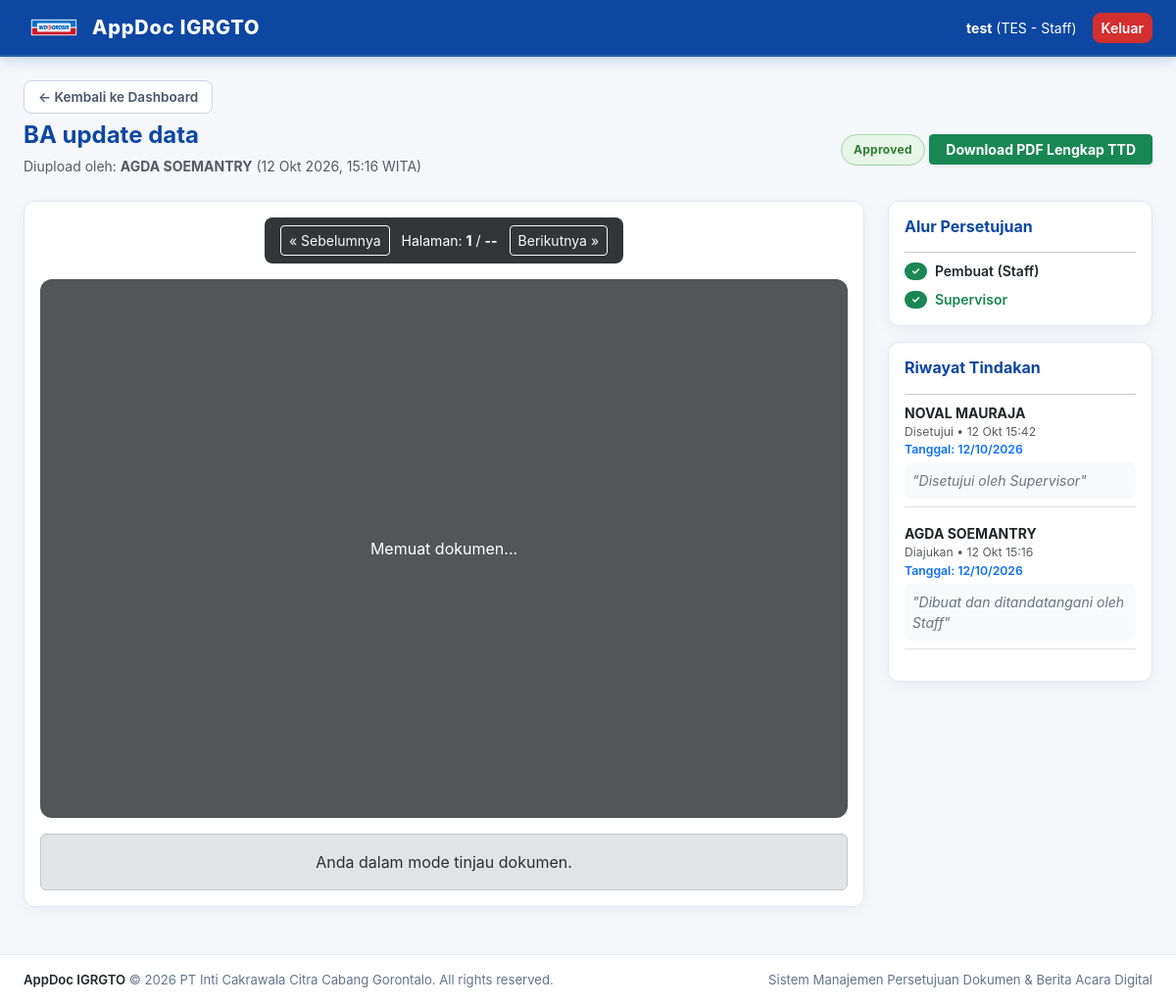
Page /documents/document/3/preview/ (signed in) on the committed database.
### accounts/models.py (models this page shows, shortened)
class CustomUser(AbstractBaseUser, PermissionsMixin):
    USERLEVEL_CHOICES = (
        ('staff', 'Staff'),
        ('supervisor', 'Supervisor'),
        ('junior manajer', 'Store Junior Manajer'),
        ('store administration manager', 'Store Administration Manager'),
        ('store manager', 'Store Manager'),
    )
    userid_validator = RegexValidator(
        regex=r'^[A-Za-z0-9]{3}$',
        message='UserID harus terdiri dari tepat 3 karakter alfanumerik (huruf/angka).'
    )
    userid = models.CharField(
        max_length=3,
        primary_key=True,
        unique=True,
        validators=[userid_validator],
        help_text='3 karakter alfanumerik (Contoh: A01, ADJ, ST1). Disimpan dalam huruf besar.'
    )
    nama_pengguna = models.CharField(max_length=150, verbose_name='Nama Pengguna')
    email = models.EmailField(
        max_length=254,
        unique=True,
        null=True,
        blank=True,
        verbose_name='Alamat Email'
    )
    userlevel = models.CharField(
        max_length=35,
        choices=USERLEVEL_CHOICES,
        default='staff',
        verbose_name='Level User'
    )
    ttd_digital = models.ImageField(
        upload_to='signatures/',
        null=True,
        blank=True,
        validators=[validate_ttd_size],
        verbose_name='Tanda Tangan Digital (PNG/JPG Max 2MB)'
    )
    is_active = models.BooleanField(default=True)
    is_staff = models.BooleanField(default=False)
    date_joined = models.DateTimeField(auto_now_add=True)
    objects = CustomUserManager()
    USERNAME_FIELD = 'userid'
    REQUIRED_FIELDS = ['nama_pengguna','email']
    class Meta:
        verbose_name = 'Pengguna'
        verbose_name_plural = 'Daftar Pengguna'

### documents/models.py (models this page shows, shortened)
class Document(models.Model):
    STATUS_CHOICES = (
        ('draft', 'Draft'),
        ('waiting_supervisor', 'Menunggu Supervisor'),
        ('waiting_junior_manager', 'Menunggu Store Junior Manajer'),
        ('waiting_sam', 'Menunggu Store Administration Manager'),
        ('waiting_store_manager', 'Menunggu Store Manager'),
        ('approved', 'Selesai / Approved'),
        ('rejected', 'Ditolak / Rejected'),
    )
    judul_dokumen = models.CharField(max_length=255, verbose_name='Judul Dokumen')
    file_dokumen = models.FileField(
        upload_to='documents/%Y/%m/',
        validators=[validate_file_extension],
        verbose_name='File Dokumen (PDF/DOCX)'
    )
    signed_file = models.FileField(
        upload_to='documents/signed/%Y/%m/',
        blank=True,
        null=True,
        verbose_name='File Dokumen Lengkap Bertanda Tangan'
    )
    uploaded_by = models.ForeignKey(
        settings.AUTH_USER_MODEL,
        on_delete=models.CASCADE,
        related_name='uploaded_documents',
        verbose_name='Diupload Oleh'
    )
    status = models.CharField(
        max_length=35,
        choices=STATUS_CHOICES,
        default='draft',
        verbose_name='Status Dokumen'
    )
    required_levels = models.JSONField(
        default=list,
        blank=True,
        verbose_name='Level Persetujuan yang Diperlukan'
    )
    created_at = models.DateTimeField(auto_now_add=True, verbose_name='Tanggal Upload')
    updated_at = models.DateTimeField(auto_now=True, verbose_name='Terakhir Diperbarui')
    class Meta:
        verbose_name = 'Dokumen'
        verbose_name_plural = 'Daftar Dokumen'
        ordering = ['-created_at']

class ApprovalLog(models.Model):
    ACTION_CHOICES = (
        ('submitted', 'Diajukan'),
        ('approved', 'Disetujui'),
        ('rejected', 'Ditolak'),
    )
    document = models.ForeignKey(
        Document,
        on_delete=models.CASCADE,
        related_name='approval_logs',
        verbose_name='Dokumen'
    )
    approver = models.ForeignKey(
        settings.AUTH_USER_MODEL,
        on_delete=models.CASCADE,
        related_name='approval_actions',
        verbose_name='Petugas/Approver'
    )
    action = models.CharField(max_length=20, choices=ACTION_CHOICES, verbose_name='Tindakan')
    comment = models.TextField(blank=True, null=True, verbose_name='Komentar / Alasan Penolakan')
    signature_snapshot = models.ImageField(
        upload_to='signatures_log/%Y/%m/',
        blank=True,
        null=True,
        verbose_name='Snapshot Tanda Tangan'
    )
    sig_x = models.FloatField(blank=True, null=True, verbose_name='Koordinat X')
    sig_y = models.FloatField(blank=True, null=True, verbose_name='Koordinat Y')
    sig_scale = models.CharField(max_length=50, blank=True, null=True, verbose_name='Skala/Dimensi TTD')
    sig_page = models.IntegerField(blank=True, null=True, verbose_name='Halaman Dokumen')
    timestamp = models.DateTimeField(auto_now_add=True, verbose_name='Waktu Eksekusi')
    date_text = models.CharField(max_length=50, blank=True, null=True)
    date_x = models.FloatField(blank=True, null=True)
    date_y = models.FloatField(blank=True, null=True)
    date_scale = models.CharField(max_length=50, blank=True, null=True)
    class Meta:
        verbose_name = 'Log Persetujuan'
        verbose_name_plural = 'Daftar Log Persetujuan'
        ordering = ['-timestamp']

### documents/views.py (the view)
# urls.py: path('document/<int:doc_id>/preview/', views.document_preview_view, name='preview'),
@login_required(login_url='accounts:login')
def document_preview_view(request, doc_id):
    doc = get_object_or_404(Document, id=doc_id)
    user = request.user
    level_permission_map = {
        'supervisor': 'waiting_supervisor',
        'junior manajer': 'waiting_junior_manager',
        'store administration manager': 'waiting_sam',
        'store manager': 'waiting_store_manager',
    }
    can_action = (level_permission_map.get(user.userlevel) == doc.status)
    logs = doc.approval_logs.all().order_by('-timestamp')
    approved_signatures_data = []
    for log in logs:
        if log.action in ['approved', 'submitted'] and log.signature_snapshot and log.sig_x is not None:
            approved_signatures_data.append({
                'approver': log.approver.nama_pengguna,
                'url': reverse('documents:log_signature', args=[log.id]),
                'x': log.sig_x,
                'y': log.sig_y,
                'scale': log.sig_scale if log.sig_scale else '15.0:8.0',
                'page': log.sig_page if log.sig_page else 1,
                'date_text': log.date_text or '',
                'date_x': log.date_x,
                'date_y': log.date_y,
                'date_scale': log.date_scale or '14.0:4.0',
            })
    context = {
        'doc': doc,
        'can_action': can_action,
        'logs': logs,
        'approved_signatures_data': approved_signatures_data,
        'today_date': datetime.now().strftime('%d/%m/%Y'),
    }
    return render(request, 'documents/preview.html', context)

### templates/documents/preview.html (shortened to what this page needs)
{% extends 'base.html' %}
{% block content %}
<div class="container-fluid px-4">
  <div class="d-flex flex-column gap-2 mb-4">
    <div>
      <a href="{% url 'documents:dashboard' %}" class="btn-back-nav">
        &larr; Kembali ke Dashboard
      </a>
    </div>
    <div class="d-flex align-items-center justify-content-between flex-wrap gap-2">
      <div>
        <h4 class="fw-bold mb-1" style="color: var(--primary-blue);">{{ doc.judul_dokumen }}</h4>
        <span class="text-muted small">Diupload oleh: <strong>{{ doc.uploaded_by.nama_pengguna }}</strong> ({{ doc.created_at|date:"d M Y, H:i" }} WITA)</span>
      </div>
      <div>
        {% if doc.status == 'approved' %}
            <span class="badge-status badge-approved">Approved</span>
            <a href="{% url 'documents:download' doc.id %}" class="btn btn-sm btn-success fw-bold px-3 shadow-sm">
              Download PDF Lengkap TTD
            </a>
          {% elif doc.status == 'rejected' %}
            <span class="badge-status badge-rejected">Rejected</span>
          {% else %}
            <span class="badge-status badge-waiting">{{ doc.get_status_display }}</span>
            <button class="btn btn-sm btn-secondary disabled" title="Belum dapat diunduh sebelum approval selesai">
              Download Belum Tersedia
            </button>
          {% endif %}
      </div>
    </div>
  </div>
  <div class="row">
    <div class="col-lg-9 mb-4">
      <div class="card card-custom p-3">
        <div class="d-flex justify-content-center">
          <div class="pdf-toolbar">
            <button id="prev-page" class="btn btn-sm btn-outline-light">&laquo; Sebelumnya</button>
            <span class="small">Halaman: <strong id="page-num">1</strong> / <strong id="page-count">--</strong></span>
            <button id="next-page" class="btn btn-sm btn-outline-light">Berikutnya &raquo;</button>
          </div>
        </div>
        <div id="pdf-viewer-container">
          <div id="pdf-loading" class="text-white my-auto">Memuat dokumen...</div>
        </div>
        {% if can_action %}
          <div class="d-flex justify-content-end gap-3 mt-4 pt-3 border-top">
            <button type="button" class="btn btn-danger-appdoc px-4 py-2" id="btn-trigger-reject">✕ REJECT</button>
            <button type="button" class="btn btn-primary-appdoc px-4 py-2" id="btn-trigger-approve">✓ APPROVE DOKUMEN</button>
          </div>
        {% else %}
          <div class="alert alert-secondary text-center mt-3 mb-0">
            Anda dalam mode tinjau dokumen.
          </div>
        {% endif %}
      </div>
    </div>
    <div class="col-lg-3">
      <div class="card card-custom p-3 mb-3">
        <h6 class="fw-bold" style="color: var(--primary-blue);">Alur Persetujuan</h6>
        <hr class="my-2">
        <div class="d-flex flex-column gap-2 small">
          <div class="d-flex align-items-center gap-2">
            <span class="badge bg-success rounded-pill">&#10003;</span>
            <span class="fw-semibold text-dark">Pembuat ({{ doc.uploaded_by.get_userlevel_display }})</span>
          </div>
          {% if doc.required_levels %}
            {% for level in doc.required_levels %}
              <div class="d-flex align-items-center gap-2">
                {% if doc.status == 'approved' %}
                  <span class="badge bg-success rounded-pill">&#10003;</span>
                  <span class="text-success fw-semibold">{{ level|title }}</span>
                {% elif doc.status == 'waiting_'|add:level or doc.status == 'waiting_junior_manager' and level == 'junior manajer' or doc.status == 'waiting_sam' and level == 'store administration manager' or doc.status == 'waiting_store_manager' and level == 'store manager' %}
                  <span class="badge bg-primary rounded-pill">&bull;</span>
                  <span class="text-primary fw-bold">{{ level|title }} (Menunggu)</span>
                {% else %}
                  <span class="badge bg-secondary rounded-pill">&minus;</span>
                  <span class="text-muted">{{ level|title }}</span>
                {% endif %}
              </div>
            {% endfor %}
          {% else %}
            <span class="text-muted fst-italic">Alur standar (semua level).</span>
          {% endif %}
        </div>
      </div>
      <div class="card card-custom p-3">
        <h6 class="fw-bold" style="color: var(--primary-blue);">Riwayat Tindakan</h6>
        <hr class="my-2">
        <div class="small">
          {% for log in logs %}
            <div class="mb-3 pb-2 border-bottom">
              <div class="fw-bold">{{ log.approver.nama_pengguna }}</div>
              <div class="text-muted small">{{ log.get_action_display }} &bull; {{ log.timestamp|date:"d M H:i" }}</div>
              {% if log.date_text %}
                <div class="text-primary small fw-semibold">Tanggal: {{ log.date_text }}</div>
              {% endif %}
              {% if log.comment %}
                <div class="fst-italic text-secondary mt-1 bg-light p-2 rounded">"{{ log.comment }}"</div>
              {% endif %}
            </div>
          {% empty %}
            <div class="text-muted">Belum ada tindakan tercatat.</div>
          {% endfor %}
        </div>
      </div>
    </div>
</div>
{% endblock %}

### templates/base.html (shortened to what this page needs)
{% load static %}
<!DOCTYPE html>
<html lang="id">
<head>
  <link href="https://cdn.jsdelivr.net/npm/bootstrap@5.3.3/dist/css/bootstrap.min.css" rel="stylesheet">
  <link rel="stylesheet" href="{% static 'css/custom.css' %}">
</head>
<body>
  <nav class="navbar navbar-expand-lg navbar-dark navbar-appdoc">
    <div class="container-fluid px-4">
      <img src="{% static 'img/logo.png' %}" alt="Logo" class="me-2" style="height: 32px; width: auto; object-fit: contain;">
      <a class="navbar-brand text-white" href="{% url 'documents:dashboard' %}">
        AppDoc IGRGTO
      </a>
      <div class="ms-auto d-flex align-items-center">
        {% if user.is_authenticated %}
          <span class="text-white me-3 small">
            <strong>{{ user.nama_pengguna }}</strong> ({{ user.userid }} - {{ user.get_userlevel_display }})
          </span>
          <a href="{% url 'accounts:logout' %}" class="btn btn-sm btn-danger-appdoc">Keluar</a>
        {% else %}
          <a href="{% url 'accounts:login' %}" class="btn btn-sm text-white me-2">Masuk</a>
          <a href="{% url 'accounts:register' %}" class="btn btn-sm btn-light text-primary fw-bold">Daftar</a>
        {% endif %}
      </div>
    </div>
  </nav>
  <div class="position-fixed top-0 end-0 p-3" style="z-index: 1090; pointer-events: none; max-width: 380px; width: 100%;">
  </div>
  <main class="py-4">
    {% block content %}{% endblock %}
  </main>
  <footer class="footer-appdoc py-3 mt-auto">
    <div class="container-fluid px-4 d-flex flex-column flex-md-row justify-content-between align-items-center gap-2">
      <div>
        <span class="fw-semibold text-dark">AppDoc IGRGTO</span> &copy; 2026 PT Inti Cakrawala Citra Cabang Gorontalo. All rights reserved.
      </div>
      <div>
        Sistem Manajemen Persetujuan Dokumen & Berita Acara Digital
      </div>
    </div>
  </footer>
</body>
</html>

### static/css/custom.css (style rules this page uses)
:root { --primary-blue: #0D47A1; --primary-blue-hover: #082d64; --primary-blue-subtle: #e3f2fd; --accent-red: #D32F2F; --accent-red-hover: #b71c1c; --accent-red-subtle: #ffebee; --bg-body: #F5F7FB; --bg-card: #FFFFFF; --text-dark: #1E293B; --text-muted: #64748B; --border-light: #E2E8F0; }
body { background-color: var(--bg-body); color: var(--text-dark); font-family: -apple-system, BlinkMacSystemFont, "Segoe UI", Roboto, "Helvetica Neue", Arial, sans-serif; min-height: 100vh; }
.navbar-appdoc { background-color: var(--primary-blue) !important; box-shadow: 0 4px 12px rgba(13, 71, 161, 0.18); border-bottom: 2px solid rgba(255, 255, 255, 0.1); }
.navbar-appdoc .navbar-brand { font-weight: 800; letter-spacing: 0.8px; font-size: 1.25rem; }
.card-custom { background-color: var(--bg-card); border: 1px solid var(--border-light); border-radius: 12px; box-shadow: 0 4px 16px rgba(15, 23, 42, 0.05); transition: transform 0.2s ease, box-shadow 0.2s ease; }
.btn-danger-appdoc { background-color: var(--accent-red); border-color: var(--accent-red); color: #FFFFFF; font-weight: 600; border-radius: 8px; transition: all 0.2s ease-in-out; }
.badge-status { padding: 6px 12px; border-radius: 50rem; font-size: 0.75rem; font-weight: 700; letter-spacing: 0.3px; display: inline-block; }
.badge-approved { background-color: #E8F5E9; color: #2E7D32; border: 1px solid #A5D6A7; }

### templates/documents/preview.html (style rules this page uses)
#pdf-viewer-container { background-color: #525659; border-radius: 12px; padding: 20px; min-height: 550px; display: flex; flex-direction: column; align-items: center; overflow-x: auto; }
.pdf-toolbar { background-color: #323639; color: #ffffff; border-radius: 8px; padding: 8px 16px; margin-bottom: 16px; display: flex; align-items: center; gap: 12px; }
.btn-back-nav { display: inline-flex; align-items: center; gap: 8px; padding: 6px 14px; background-color: #ffffff; color: #475569; border: 1px solid #cbd5e1; border-radius: 8px; font-size: 0.85rem; font-weight: 600; text-decoration: none; transition: all 0.2s ease-in-out; }

### templates/base.html (style rules this page uses)
body { display: flex; flex-direction: column; min-height: 100vh; }
main { flex: 1 0 auto; }
.footer-appdoc { background-color: #ffffff; border-top: 1px solid var(--border-light); color: var(--text-muted); font-size: 0.82rem; flex-shrink: 0; }

### rows in the picture
CustomUser: nama_pengguna "test", userid "TES", userlevel "Staff"
Document: judul_dokumen "BA update data", uploaded_by.nama_pengguna "AGDA SOEMANTRY", created_at "12 Okt 2026, 15:16", uploaded_by.userlevel "Staff"
CustomUser: userlevel "Supervisor"
ApprovalLog: approver.nama_pengguna "NOVAL MAURAJA", action "Disetujui", timestamp "12 Okt 15:42", date_text "12/10/2026", comment "Disetujui oleh Supervisor"
ApprovalLog: approver.nama_pengguna "AGDA SOEMANTRY", action "Diajukan", timestamp "12 Okt 15:16", date_text "12/10/2026", comment "Dibuat dan ditandatangani oleh Staff"
